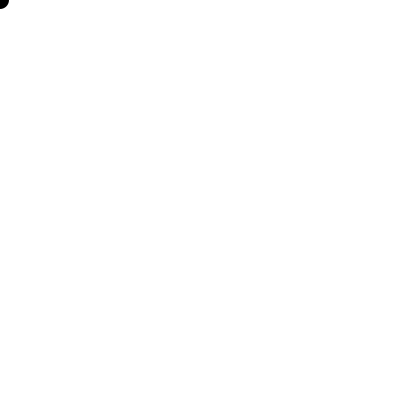
Frame 1 (no input)
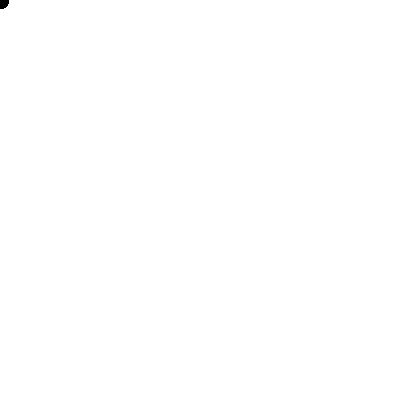
Frame 60 (the mouse pressed at the canvas centre just before this capture)
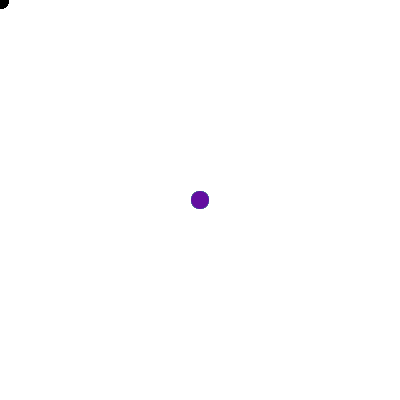
Frame 120 (the mouse held since frame 60 and released just before this capture)

The Processing sketch that drew these frames (run headless with seeded random() and noise(); from frame 60 on, the mouse is pressed at the canvas centre):

// Processing sketch: processing_105262
// ── processing_105262.pde

void setup() {
  
  size(400, 400);
  noStroke();
  smooth();   
  background(255);
}
float r;
float g;
float b;

void draw() {

  // creates 10 circles spaced apart by 40 pixels that have diameters of 20 pixels
  for (int i = 0; i < 10; i++) {
    fill(r,g,b);
    ellipse(mouseX, mouseY, 2*i, 2*i);
  }
    if (mousePressed) {
      r=random(0,255); 
      g=random(0,255); 
      b=random(0,255);
    
  }

}
